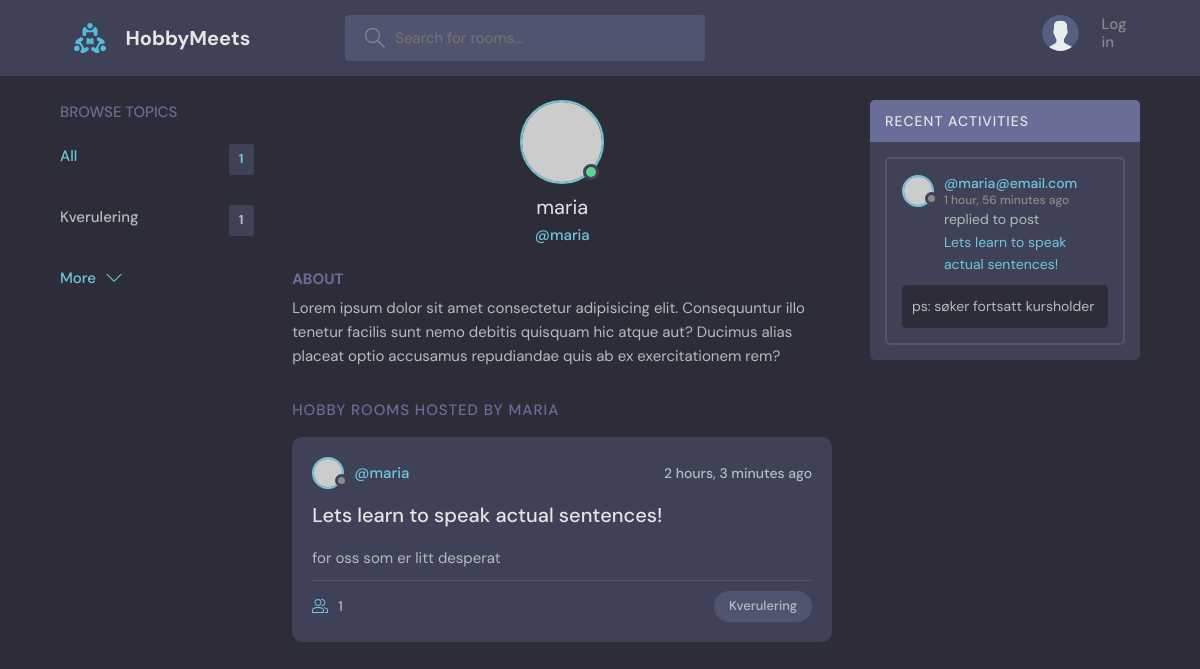
Page /profile/1/ on the committed database.
### base/models.py (models this page shows, shortened)
class Topic(models.Model):
    name = models.CharField(max_length=200)

class User(AbstractUser):
    name = models.CharField(max_length=200, null=True)
    email = models.EmailField(unique=True, null=True)
    bio = models.TextField(null=True)
    avatar = models.ImageField(null=True, default="avatar.svg")
    USERNAME_FIELD = 'email' # override orig. User and set email as login info
    REQUIRED_FIELDS = []

class Room(models.Model):
    host = models.ForeignKey(User, on_delete=models.SET_NULL, null=True)
    topic = models.ForeignKey(Topic, on_delete=models.SET_NULL, null=True) #ForeignKey establishes a parent-child relationship with Topic. Need to allow null=True in the db bc of SET_NULL
    name = models.CharField(max_length=200)
    description = models.TextField(null=True, blank=True) # null=True doesn't actually do much as explained here: https://stackoverflow.com/questions/8609192/what-is-the-difference-between-null-true-and-blank-true-in-django
    participants = models.ManyToManyField(User, related_name='participants', blank=True) #more about related_name on Notion/Stackoverflow. Blank=true means you can submit a form without filling everying out
    updated = models.DateTimeField(auto_now=True) #auto_now takes a snapshot everytime the instance is saved _ Eg. when the room was last updated
    created = models.DateTimeField(auto_now_add=True) #only takes a timestamp when the instance is created - Eg. when the room was created
    class Meta:
        ordering = ['-updated', '-created'] #the dash means descending order, eg. newest updated / created will be first
    def __str__(self):
        return self.name #has to be a string!! so if unsire, wrap the retunred val in a str()

class Message(models.Model):
    user = models.ForeignKey(User, on_delete=models.CASCADE) #the user that is posting the message. User class is imported (django.contrib.auth.models)
    room = models.ForeignKey(Room, on_delete=models.CASCADE) #ForeignKey establishes a parent-child relationship with Room, and CASCADE means that when a Room object is deleted, all its children are deleted as well
    body = models.TextField() #leave empty to force users to write message
    updated = models.DateTimeField(auto_now=True) #auto_now takes a snapshot everytime the instance is saved _ Eg. when the room was last updated
    created = models.DateTimeField(auto_now_add=True) #only takes a timestamp when the instance is created - Eg. when the room was created
    class Meta:
        ordering = ['-updated', '-created'] #the dash means descending order, eg. newest updated / created will be first

### base/views.py (the view)
# urls.py: path('profile/<str:pk>/', views.userProfile, name ="user-profile"),
def userProfile(request, pk):
    user = User.objects.get(id=pk)
    rooms = user.room_set.all() #_set gets relevant rooms through reverse relation from user intance
    room_messages = user.message_set.all()
    topics =  Topic.objects.all()
    context = {'user': user, 'rooms': rooms, 'room_messages': room_messages, 'topics': topics}
    return render(request, 'base/profile.html', context)

### base/templates/base/profile.html (shortened to what this page needs)
{% extends 'main.html' %}
{% block content %}
  <main class="profile-page layout layout--3">
    <div class="container">
      {% include 'base/topics_component.html' %}
      <div class="roomList">
        <div class="profile">
          <div class="profile__avatar">
            <div class="avatar avatar--large active">
              <img src="https://randomuser.me/api/portraits/men/11.jpg" />
            </div>
          </div>
          <div class="profile__info">
            <h3>{{user.username}}</h3>
            <p>@{{user.username}}</p>
          </div>
          <div class="profile__about">
            <h3>About</h3>
            <p>
              Lorem ipsum dolor sit amet consectetur adipisicing elit. Consequuntur illo tenetur
              facilis sunt nemo debitis quisquam hic atque aut? Ducimus alias placeat optio
              accusamus repudiandae quis ab ex exercitationem rem?
            </p>
          </div>
        </div>
        <div class="roomList__header">
          <div>
            <h2>Hobby Rooms Hosted by {{user.username}}</a>
            </h2>
          </div>
        </div>
      {% include 'base/feed_component.html' %}
      </div>
      {% include 'base/activity_component.html' %}
    </div>
  </main>
{% endblock content %}

### base/templates/base/topics_component.html
<div class="topics">
    <div class="topics__header">
      <h2>Browse Topics</h2>
    </div>
    <ul class="topics__list">
      <li>
        <a href="/" class="active">All <span>{{topics.count}}</span></a>
      </li>
      {% for topic in topics %}
      <li>
        <a href="{% url 'home' %}?q={{topic.name}}">{{topic.name}}<span>{{topic.room_set.all.count}}</span></a>
      </li>
      {% endfor %}
    </ul>
    <a class="btn btn--link" href="{% url 'topics' %}">
      More
      <svg version="1.1" xmlns="http://www.w3.org/2000/svg" width="32" height="32" viewBox="0 0 32 32">
        <title>chevron-down</title>
        <path d="M16 21l-13-13h-3l16 16 16-16h-3l-13 13z"></path>
      </svg>
    </a>
  </div>

### base/templates/base/feed_component.html (shortened to what this page needs)
{% for room in rooms%}
<div class="roomListRoom">
    <div class="roomListRoom__header">
      <a href="{% url 'user-profile' room.host.id %}" class="roomListRoom__author">
        <div class="avatar avatar--small">
          <img src="https://randomuser.me/api/portraits/women/11.jpg" />
        </div>
        <span>@{{room.host.username}}</span>
      </a>
      <div class="roomListRoom__actions">
        <span>{{room.created|timesince}} ago</span>
      </div>
    </div>
    <div class="roomListRoom__content">
      <a href="{% url 'room' room.id %}">{{room.name}}</a>
      <p>
        {{room.description}}
       </p>
    </div>
    <div class="roomListRoom__meta">
      <a href="{% url 'room' room.id %}" class="roomListRoom__joined">
        {{room.participants.all.count}}
      </a>
      <p class="roomListRoom__topic">{{room.topic.name}}</p>
    </div>
</div>
{% endfor %}

### base/templates/base/activity_component.html (shortened to what this page needs)
<div class="activities">
    <div class="activities__header">
      <h2>Recent Activities</h2>
    </div>
    {% for message in room_messages %}
    <div class="activities__box">
      <div class="activities__boxHeader roomListRoom__header">
        <a href="{% url 'user-profile' message.user.id %}" class="roomListRoom__author">
          <div class="avatar avatar--small">
            <img src="https://randomuser.me/api/portraits/women/11.jpg" />
          </div>
          <p>
            @{{message.user}}
            <span>{{message.created|timesince}} ago</span>
          </p>
        </a>
      </div>
      <div class="activities__boxContent">
        <p>replied to post <a href="% url 'room' message.room.id %">{{message.room}}</a></p>
        <div class="activities__boxRoomContent">
          {{message.body}}
        </div>
      </div>
    </div>
    {% endfor %}
  </div>

### rows in the picture
Topic: name "Kverulering", room_set.all.count "1"
User: username "maria", username "MARIA"
Room: host.username "maria", created "2 hours, 3 minutes", name "Lets learn to speak actual sentences!", description "for oss som er litt desperat", participants.all.count "1", topic.name "Kverulering"
Message: user "maria@email.com", created "1 hour, 56 minutes", room "Lets learn to speak actual sentences!", body "ps: søker fortsatt kursholder"

### other values in the picture
{{ topics.count }} "1"
